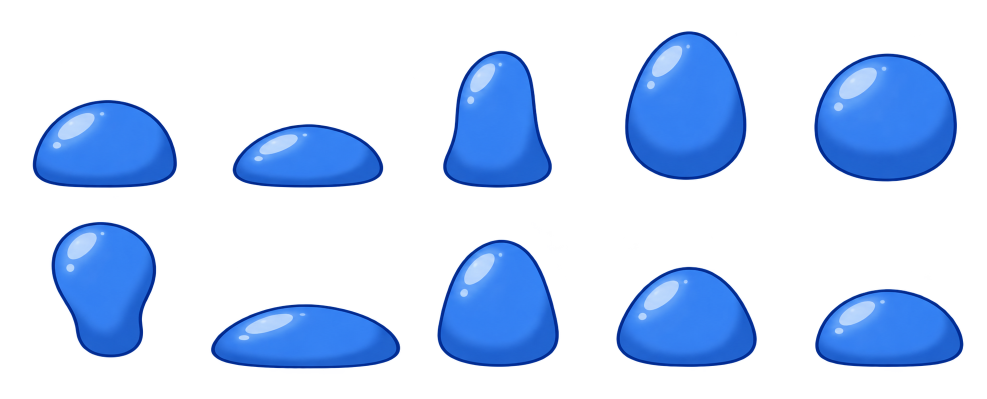
#> input picture docs/mascot/stage1/body_jump_5x2.png, 1974 x 797 px (shown at 1/2 size)
$ python mascot_atlas.py
#> lines starting #> are read from the running program, lines starting #| are printed output that depends on the picture; after the words box and inside, x2 and y2 are one past the last pixel; in counts of white or black regions, pixels touching at a corner belong together
#!/usr/bin/env python3
"""Cuts the ChatGPT sprite sheets in docs/mascot into the small aligned PNGs the app embeds (crates/app/assets/mascot).

Frames are found from the alpha channel (gaps between frames are empty columns/rows), pasted on one canvas per set with the
ground point at the bottom centre, and scaled so the largest frame is `TARGET` px tall. Usage: python3 tools/mascot_atlas.py
"""
import os, sys
from PIL import Image

ROOT = os.path.dirname(os.path.dirname(os.path.abspath(__file__)))
SRC = os.path.join(ROOT, "docs", "mascot")
OUT = os.path.join(ROOT, "crates", "app", "assets", "mascot")
TARGET = 360


def spans(mask_line, min_gap=6):
    """Runs of non-empty cells in a 1-D projection, merging runs closer than `min_gap`."""
    runs, start = [], None
    for i, v in enumerate(mask_line):
        if v and start is None:
            start = i
        if not v and start is not None:
            runs.append([start, i]); start = None
    if start is not None:
        runs.append([start, len(mask_line)])
    merged = []
    for r in runs:
        if merged and r[0] - merged[-1][1] < min_gap:
            merged[-1][1] = r[1]
        else:
            merged.append(r)
    return merged


def projection(alpha, axis, box):
    x0, y0, x1, y1 = box
    crop = alpha.crop(box)
    if axis == "x":
        line = crop.resize((x1 - x0, 1), Image.BOX)
        return [p > 3 for p in line.tobytes()]
    line = crop.resize((1, y1 - y0), Image.BOX)
    return [p > 3 for p in line.tobytes()]


def frames(img, rows, min_gap=14):
    """Frames of a sheet, row by row, left to right, as bounding boxes."""
    alpha = img.getchannel("A").point(lambda v: 255 if v > 24 else 0)
    boxes = []
    ry = spans(projection(alpha, "y", (0, 0, img.width, img.height)), min_gap=min_gap * 3)
    if len(ry) != rows:
        print(f"  note: found {len(ry)} rows, expected {rows}", file=sys.stderr)
    for y0, y1 in ry:
        for x0, x1 in spans(projection(alpha, "x", (0, y0, img.width, y1)), min_gap=min_gap):
            sub = alpha.crop((x0, y0, x1, y1)).getbbox()
            if sub:
                boxes.append((x0 + sub[0], y0 + sub[1], x0 + sub[2], y0 + sub[3]))
    return boxes


def aligned(img, boxes, scale):
    """Frames on a common canvas, ground point (bottom centre of each box) at the canvas bottom centre."""
    w = max(b[2] - b[0] for b in boxes)
    h = max(b[3] - b[1] for b in boxes)
    cw, ch = int(w * scale) + 8, int(h * scale) + 8
    out = []
    for b in boxes:
        f = img.crop(b)
        f = f.resize((max(1, int(f.width * scale)), max(1, int(f.height * scale))), Image.LANCZOS)
        canvas = Image.new("RGBA", (cw, ch), (0, 0, 0, 0))
        canvas.paste(f, ((cw - f.width) // 2, ch - 4 - f.height), f)
        out.append(canvas)
    return out


def main():
    os.makedirs(OUT, exist_ok=True)
    jump = Image.open(os.path.join(SRC, "stage1", "body_jump_5x2.png")).convert("RGBA")
#> jump is the input picture: PIL image 1974x797 RGBA; mean R, G, B, A 14.6, 33.7, 64.8, 70
    boxes = frames(jump, rows=2)
#> in frames, `alpha = img.getchannel("A").point(lambda v: 255 if v > 24 else 0)`:
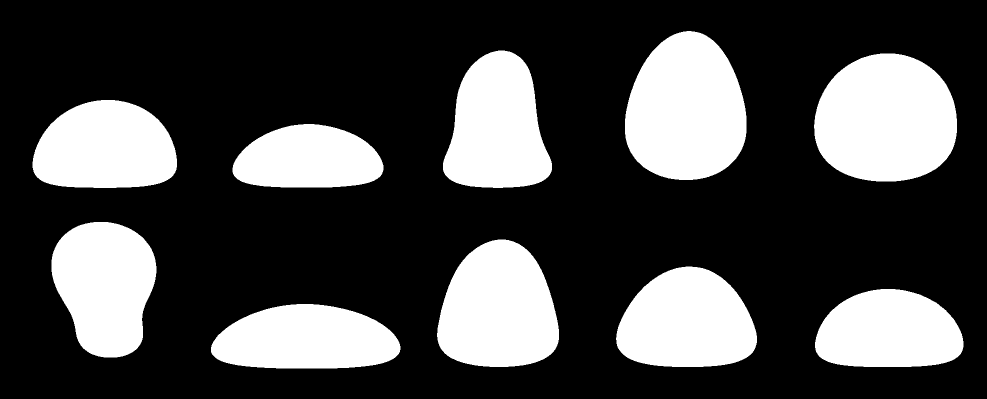
#> alpha: PIL image 1974x797 L (shown at 1/2 size); 28% white; 10 white regions, largest, box (x1, y1, x2, y2) and area: (1628, 107, 1914, 363) 58794, (1250, 62, 1493, 360) 56320, (874, 479, 1118, 734) 48194
#> in spans, `runs, start = [], None`: runs = []
#> the loop in spans, `for i, v in enumerate(mask_line):` made 797 passes
#> after the loop in spans, `for i, v in enumerate(mask_line):`: runs = [[64, 376], [444, 737]]
#> the loop in spans, `for r in runs:` made 2 passes
#> the loop in frames, `for y0, y1 in ry:` made 2 passes
#> after the loop in frames, `for y0, y1 in ry:`: boxes = [(65, 200, 354, 376), (465, 248, 767, 375), (886, 101, 1104, 376), (1250, 64, 1493, 360), (1628, 107, 1914, 363), (103, 444, 313, 715), (422, 608, 801, 737), (874, 479, 1118, 734), (1232, 533, 1514, 734), (1630, 578, 1927, 734)]
    print("jump frames:", len(boxes))
#| jump frames: 10
    tallest = max(b[3] - b[1] for b in boxes)
#> tallest = 296
    scale = TARGET / tallest
#> scale = 1.22
    for i, f in enumerate(aligned(jump, boxes, scale)):
#> in aligned, `w = max(b[2] - b[0] for b in boxes)`: w = 379
#> in aligned, `h = max(b[3] - b[1] for b in boxes)`: h = 296
#> in aligned, `cw, ch = int(w * scale) + 8, int(h * scale) + 8`: cw = 468; ch = 368
        f.save(os.path.join(OUT, f"body_{i:02d}.png"), optimize=True)
#> this loop made 10 passes
    # the idle pose is frame 0 (and 9): the resting dome
    pupils = Image.open(os.path.join(SRC, "stage2", "pupils_9.png")).convert("RGBA")
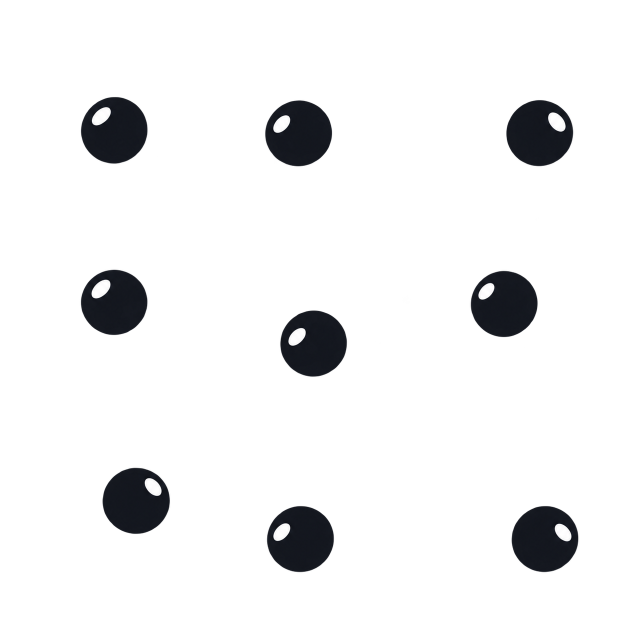
#> input picture docs/mascot/stage2/pupils_9.png, 1254 x 1254 px (shown at 1/2 size)
#> pupils is the input picture: PIL image 1254x1254 RGBA; mean R, G, B, A 2.7, 3, 3.5, 19.9
    pb = frames(pupils, rows=3)
#> in frames (call 2), `alpha = img.getchannel("A").point(lambda v: 255 if v > 24 else 0)`: alpha: PIL image 1254x1254 L; 8% white; 9 white regions, largest, box (x1, y1, x2, y2) and area: (205, 935, 340, 1068) 14089, (161, 194, 296, 328) 14036, (533, 1012, 668, 1145) 14014
#> the loop in frames (call 2), `for y0, y1 in ry:` made 3 passes
#> pb = [(161, 194, 296, 328), (530, 200, 665, 333), (1012, 200, 1147, 333), (161, 540, 295, 670), (560, 621, 694, 753), (941, 541, 1076, 675), (205, 936, 340, 1068), (533, 1012, 668, 1145), (1023, 1012, 1157, 1145)]
    print("pupils:", len(pb))
#| pupils: 9
    ps = sorted(pb, key=lambda b: (b[1] // 200, b[0]))
#> ps = [(161, 194, 296, 328), (530, 200, 665, 333), (1012, 200, 1147, 333), (161, 540, 295, 670), (941, 541, 1076, 675), (560, 621, 694, 753), (205, 936, 340, 1068), (533, 1012, 668, 1145), (1023, 1012, 1157, 1145)]
    centre = ps[4]  # the middle cell of the 3 x 3 grid
#> centre = (941, 541, 1076, 675)
    pupil = pupils.crop(centre)
    pupil = pupil.resize((int(pupil.width * 0.5), int(pupil.height * 0.5)), Image.LANCZOS)
#> pupil: PIL image 67x67 RGBA
    pupil.save(os.path.join(OUT, "pupil.png"), optimize=True)
    whites = Image.open(os.path.join(SRC, "stage2", "eye_whites.png")).convert("RGBA")
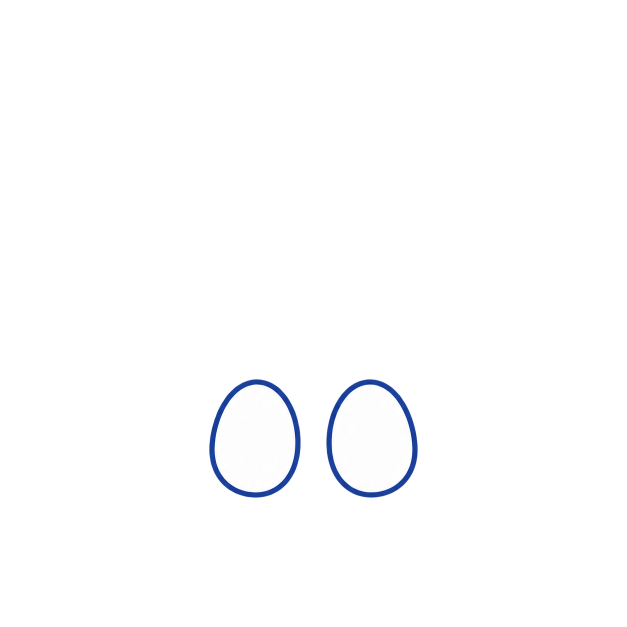
#> input picture docs/mascot/stage2/eye_whites.png, 1254 x 1254 px (shown at 1/2 size)
#> whites is the input picture: PIL image 1254x1254 RGBA; mean R, G, B, A 9.2, 9.5, 10.5, 11
    wb = whites.getchannel("A").point(lambda v: 255 if v > 24 else 0).getbbox()
#> wb = (418, 758, 836, 996)
    eyes = whites.crop(wb)
    eyes = eyes.resize((int(eyes.width * 0.5), int(eyes.height * 0.5)), Image.LANCZOS)
#> eyes: PIL image 209x119 RGBA
    eyes.save(os.path.join(OUT, "eyes.png"), optimize=True)
    mouths = Image.open(os.path.join(SRC, "stage3", "mouths_8.png")).convert("RGBA")
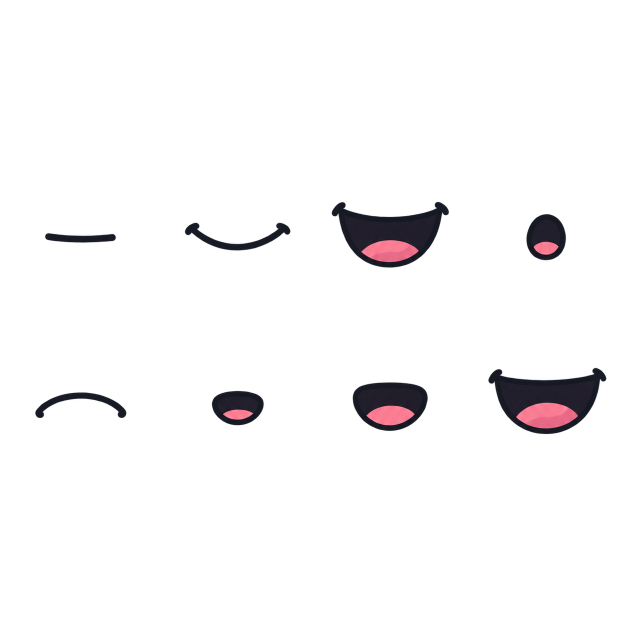
#> input picture docs/mascot/stage3/mouths_8.png, 1254 x 1254 px (shown at 1/2 size)
#> mouths is the input picture: PIL image 1254x1254 RGBA; mean R, G, B, A 2.9, 1.9, 2.6, 10.9
    mb = frames(mouths, rows=2)
#> call 3 of frames, with rows = 2, min_gap = 14
#> in frames (call 3), `alpha = img.getchannel("A").point(lambda v: 255 if v > 24 else 0)`:
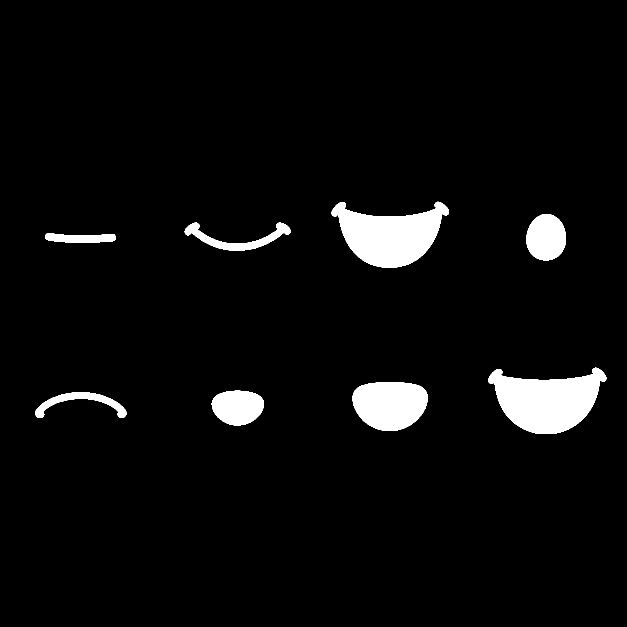
#> alpha: PIL image 1254x1254 L (shown at 1/2 size); 4.4% white; 8 white regions, largest, box (x1, y1, x2, y2) and area: (976, 735, 1213, 868) 19691, (663, 403, 898, 536) 18399, (705, 764, 856, 862) 11780
#> in frames (call 3), `ry = spans(projection(alpha, "y", (0, 0, img.width, img.height)), min_..`: ry = [[405, 535], [738, 868]]
#> the loop in frames (call 3), `for y0, y1 in ry:` made 2 passes
#> pass 1, in projection (call 9), `crop = alpha.crop(box)`:
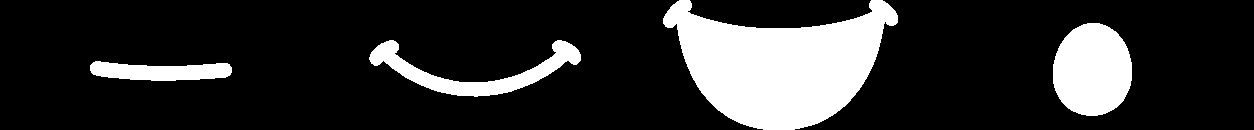
#> crop: PIL image 1254x130 L; 18.3% white; 4 white regions, box (x1, y1, x2, y2) and area: (663, 0, 898, 130) 18367, (1053, 23, 1132, 116) 5853, (369, 40, 581, 97) 3531, (90, 61, 232, 81) 2062
#> after the loop in frames (call 3), `for y0, y1 in ry:`: boxes = [(90, 466, 232, 486), (369, 445, 581, 502), (663, 405, 898, 535), (1053, 428, 1132, 521), (70, 784, 253, 836), (423, 781, 528, 851), (705, 764, 856, 862), (976, 738, 1213, 868)]
#> mb has the same summary as boxes in frames
    print("mouths:", len(mb))
#| mouths: 8
    for i, b in enumerate(mb):
        m = mouths.crop(b)
        m = m.resize((max(1, int(m.width * 0.5)), max(1, int(m.height * 0.5))), Image.LANCZOS)
        m.save(os.path.join(OUT, f"mouth_{i}.png"), optimize=True)
#> this loop made 8 passes
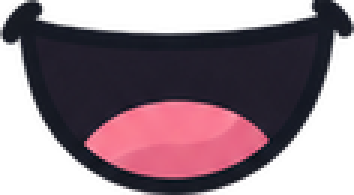
#> m: PIL image 118x65 RGBA (shown 3 times larger); mean R, G, B, A 49.2, 30.5, 40.4, 158.4; transparent parts drawn white
    print("done:", sorted(os.listdir(OUT)))
#| done: []


if __name__ == "__main__":
    main()
